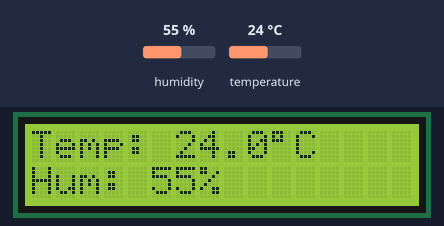
A sketch run on a simulated ESP32. On the bench: 16×2 character LCD. The test bench sets the inputs (shaded band); at power-on: humidity 55 %, temperature 24 °C.

Above: at 1.2 s.
1.3 s: humidity set to 22 %
At 2.4 s:
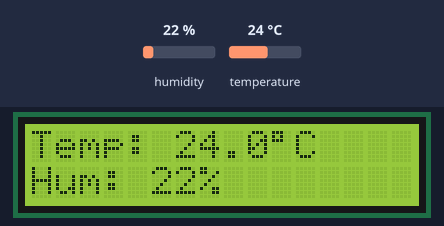
4.0 s: temperature set to 12 °C
At 5.0 s:
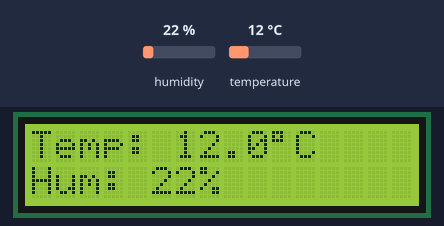
6.7 s: humidity set to 40 %
At 8.9 s:
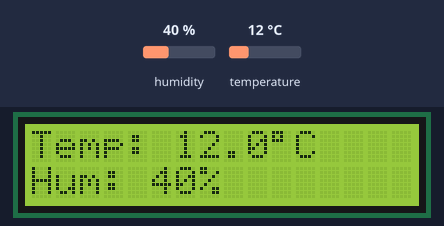
9.7 s: temperature set to 19 °C
At 11.4 s:
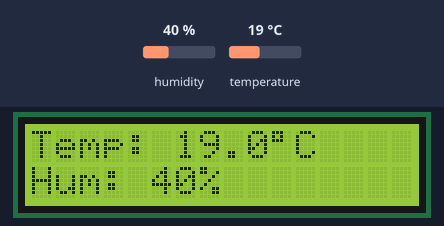
Timing chart, 0 to 12.9 s (numbered marks = the images above; inputs shaded):
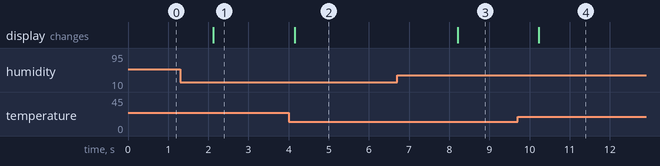

Measured:
- after the input at 1.3 s, the display: changes after 0.82 s (image 1)
- after the input at 4.0 s, the display: changes after 0.15 s (image 2)
- after the input at 6.7 s, the display: changes after 1.5 s (image 3)
- after the input at 9.7 s, the display: changes after 0.53 s (image 4)

The sketch:

23_lcd_serial.ino
```cpp
#include <LiquidCrystal_I2C.h>
#include <Wire.h>
#include <DHT.h>

//Pines y configuración
#define SDA 13
#define SCL 14
#define ADDR 0x27 // la otra es 0x3F
#define DHTPIN 15 // PIN  del DHT22
#define DHTTYPE DHT22

DHT dht(DHTPIN, DHTTYPE);
LiquidCrystal_I2C lcd(ADDR,16,2);

void setup() {
  Serial.begin(115200);

  Wire.begin(SDA,SCL);
  lcd.init();
  lcd.clear();
  lcd.backlight();

  dht.begin();
}

void loop() {
  float h = dht.readHumidity();
  float t = dht.readTemperature();

  lcd.clear();


  //Linea 1 : Temperatura
  lcd.setCursor(0, 0);
  lcd.print("Temp: ");
  lcd.print(t, 1); //Un decimal
  lcd.write(byte(223)); // Símbolo de grados º
  lcd.print("C");

  //Linea 2: Humedad
  lcd.setCursor(0, 1);
  lcd.print("Hum: ");
  lcd.print(h, 0); // Sin decimales
  lcd.print("%");

delay(2000); // Espera entre lecturas
  }
```
